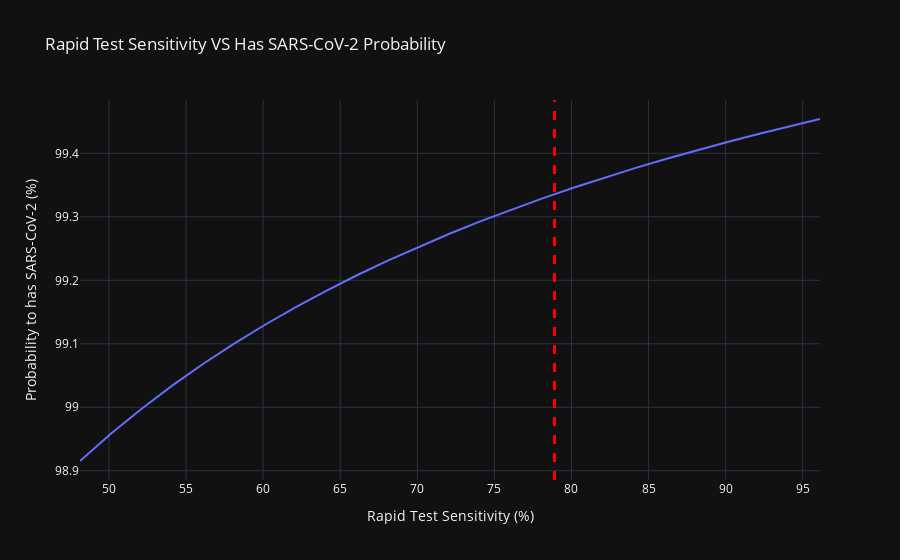

The notebook cell this image was saved under:
### Markdown cell above
```
Realistic Sensitivity = (Ideal Sensitivity) * 0.789
```

Source: https://www.healthline.com/health/how-accurate-are-rapid-covid-tests

### Code cell
P_H1 = 0.0186 # Initial prior probability --> Population prevelence
sensitivity = 0.9612
sensitivity_values = [sensitivity - 0.02*i for i in range(25)]

positive_test_values = []
for sensitivity in sensitivity_values:
    positive_test_values.append(estimate_has_covid_given_positive_test(specificity, sensitivity, P_H1))

sensitivity_values_prc = [p*100 for p in sensitivity_values]
positive_test_values_prc = [p*100 for p in positive_test_values]
fig = px.line(x=sensitivity_values_prc,
              y=positive_test_values_prc,
             title='Rapid Test Sensitivity VS Has SARS-CoV-2 Probability',
             template='plotly_dark')

fig.update_xaxes(title_text='Rapid Test Sensitivity (%)')
fig.update_yaxes(title_text='Probability to has SARS-CoV-2 (%)')
fig.add_vline(x=78.9, line_width=3, line_dash="dash", line_color="red")
fig.show()

### Figure 1 — Plotly figure (JSON) as saved in the notebook; plotly's stock layout.template omitted (floating-point values rounded to 4 significant figures)
{"data": [{"hovertemplate": "x=%{x}<br>y=%{y}<extra></extra>", "legendgroup": "", "line": {"color": "#636efa", "dash": "solid"}, "marker": {"symbol": "circle"}, "mode": "lines", "name": "", "orientation": "v", "showlegend": false, "type": "scatter", "x": [96.12, 94.12, 92.12, 90.12, 88.12, 86.12, 84.12, 82.12, 80.12, 78.12, 76.12, 74.12, 72.12, 70.12, 68.12, 66.12, 64.12, 62.12, 60.12, 58.12, 56.12, 54.12, 52.12, 50.12, 48.12], "xaxis": "x", "y": [99.45, 99.44, 99.43, 99.42, 99.4, 99.39, 99.38, 99.36, 99.35, 99.33, 99.31, 99.29, 99.27, 99.25, 99.23, 99.21, 99.18, 99.16, 99.13, 99.1, 99.07, 99.03, 99.0, 98.96, 98.92], "yaxis": "y"}], "layout": {"legend": {"tracegroupgap": 0}, "shapes": [{"line": {"color": "red", "dash": "dash", "width": 3}, "type": "line", "x0": 78.9, "x1": 78.9, "xref": "x", "y0": 0, "y1": 1, "yref": "y domain"}], "title": {"text": "Rapid Test Sensitivity VS Has SARS-CoV-2 Probability"}, "xaxis": {"anchor": "y", "domain": [0, 1], "title": {"text": "Rapid Test Sensitivity (%)"}}, "yaxis": {"anchor": "x", "domain": [0, 1], "title": {"text": "Probability to has SARS-CoV-2 (%)"}}}}
